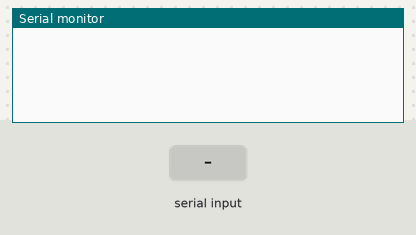
Bench run of a sketch on a simulated ESP32. On the bench: the last lines printed to the serial monitor. The test bench sets the inputs (shaded band).

Above: at 1.2 s.
1.3 s: "90,45\n" received over the second serial link
At 2.2 s:
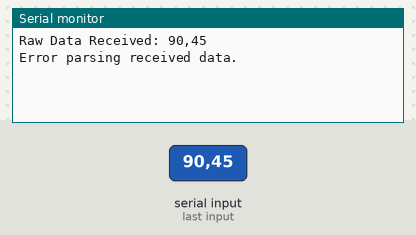
2.8 s: "3\n" received over the second serial link
At 3.4 s:
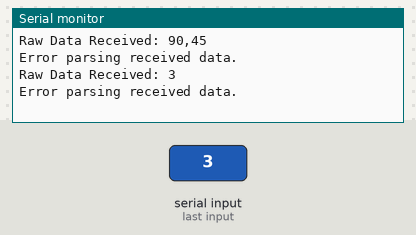

The sketch:

ESP_Send.ino
```cpp
// (licence header left out)
// This code can make ESP32 read from ATmega via UART1 communication port
// same for all slave devices !!!


#include <esp_now.h>
#include <WiFi.h>
#include <SoftwareSerial.h>
#include <stdint.h> // For fixed-width integers like int32_t

#define rxPin 17
#define txPin 18

// RECEIVER'S MAC Address
uint8_t broadcastAddress[] = {0x84, 0xF7, 0x03, 0x73, 0xC3, 0x2A};

// Define the updated struct
typedef struct struct_message {
  int32_t id;  // Unique device ID
  float vel;   // Velocity as a float
  int acc;     // Acceleration as an integer
} struct_message;

// Create a serial object
SoftwareSerial mySerial(rxPin, txPin);

// Create a peer interface
esp_now_peer_info_t peerInfo;

// Global buffer and variables for received data
char buffer[80]; // Buffer for storing received data
int bufferIndex = 0; // Current buffer index

// Callback for data sent
void OnDataSent(const uint8_t *mac_addr, esp_now_send_status_t status) {
  Serial.print("\r\nLast Packet Send Status:\t");
  Serial.println(status == ESP_NOW_SEND_SUCCESS ? "Delivery Success" : "Delivery Fail");
}

// Function to process received serial data
void processReceivedData(char *data) {
    Serial.print("Raw Data Received: ");
    Serial.println(data);

    // Parse data into the struct_message format
    struct_message packet;

    if (sscanf(data, "Id:%d, Vel:%f, Acc:%d", &packet.id, &packet.vel, &packet.acc) == 3) {
        // Validate ID range
        if (packet.id < 1 || packet.id > 3) {
            Serial.println("Invalid device ID");
            return;
        }

        // Send the structured data via ESP-NOW
        esp_err_t result = esp_now_send(broadcastAddress, (uint8_t *)&packet, sizeof(packet));
        if (result == ESP_OK) {
            Serial.println("Data sent successfully.");
        } else {
            Serial.println("Failed to send data.");
        }
    } else {
        Serial.println("Error parsing received data.");
    }
}

void setup() {
  // Define pin modes for TX and RX
  pinMode(rxPin, INPUT);
  pinMode(txPin, OUTPUT);

  // Initialize serial interfaces
  mySerial.begin(9600);
  Serial.begin(115200);

  // Set device as a Wi-Fi Station
  WiFi.mode(WIFI_STA);

  // Init ESP-NOW
  if (esp_now_init() != ESP_OK) {
    Serial.println("Error initializing ESP-NOW");
    return;
  }

  // Register callback for sent data
  esp_now_register_send_cb(OnDataSent);

  // Register peer
  memcpy(peerInfo.peer_addr, broadcastAddress, 6);
  peerInfo.channel = 0;
  peerInfo.encrypt = false;

  if (esp_now_add_peer(&peerInfo) != ESP_OK) {
    Serial.println("Failed to add peer");
    return;
  }
}

void loop() {
  // Check if data is available on the serial port
  while (mySerial.available() > 0) {
    char c = mySerial.read(); // Read one character
    if (c == '\n' || c == '\r') { // If a newline or carriage return is detected
      buffer[bufferIndex] = '\0'; // Null-terminate the string
      if (bufferIndex > 0) { // Ensure buffer is not empty
        processReceivedData(buffer); // Process the data
      }
      bufferIndex = 0; // Reset buffer index
    } else {
      if (bufferIndex < sizeof(buffer) - 1) { // Prevent buffer overflow
        buffer[bufferIndex++] = c; // Append character to buffer
      }
    }
  }
}
```

Measured:
- after the input at 1.3 s, the serial monitor: prints a new line at once (image 1)
- after the input at 2.8 s, the serial monitor: prints a new line at once (image 2)
